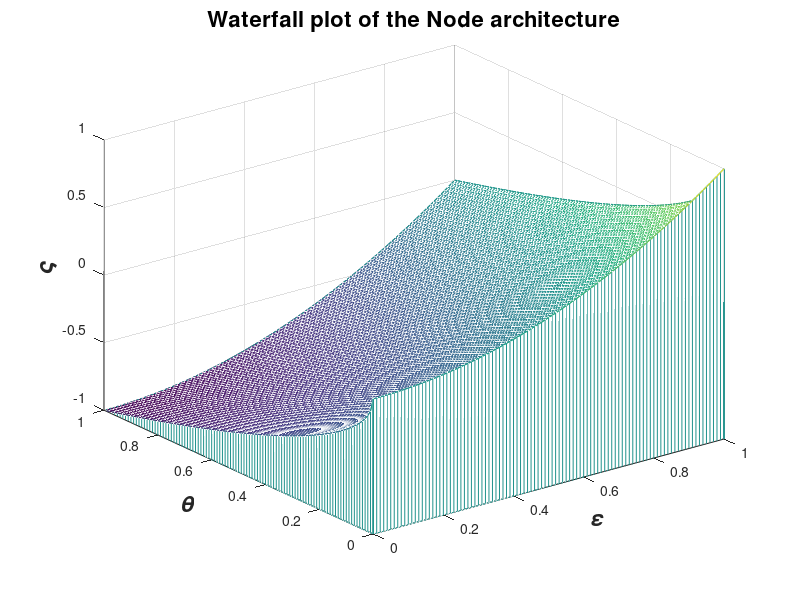

Write MATLAB code to recreate this figure.
[x,y]=meshgrid(0:0.01:1,0:0.01:1);
z=(x.^2).*1-(y.^0.5).*1;
meshz(x,y,z);
xlabel('\epsilon','LineWidth',3,'EdgeColor',[1 1 1],'FontWeight','bold',...
    'FontAngle','italic',...
    'FontSize',16);
zlabel('\varsigma','FontWeight','bold','FontAngle','italic','FontSize',16);

% Create ylabel
ylabel('\theta','FontWeight','bold','FontAngle','italic','FontSize',16);
title('Waterfall plot of the Node architecture','fontsize',16)